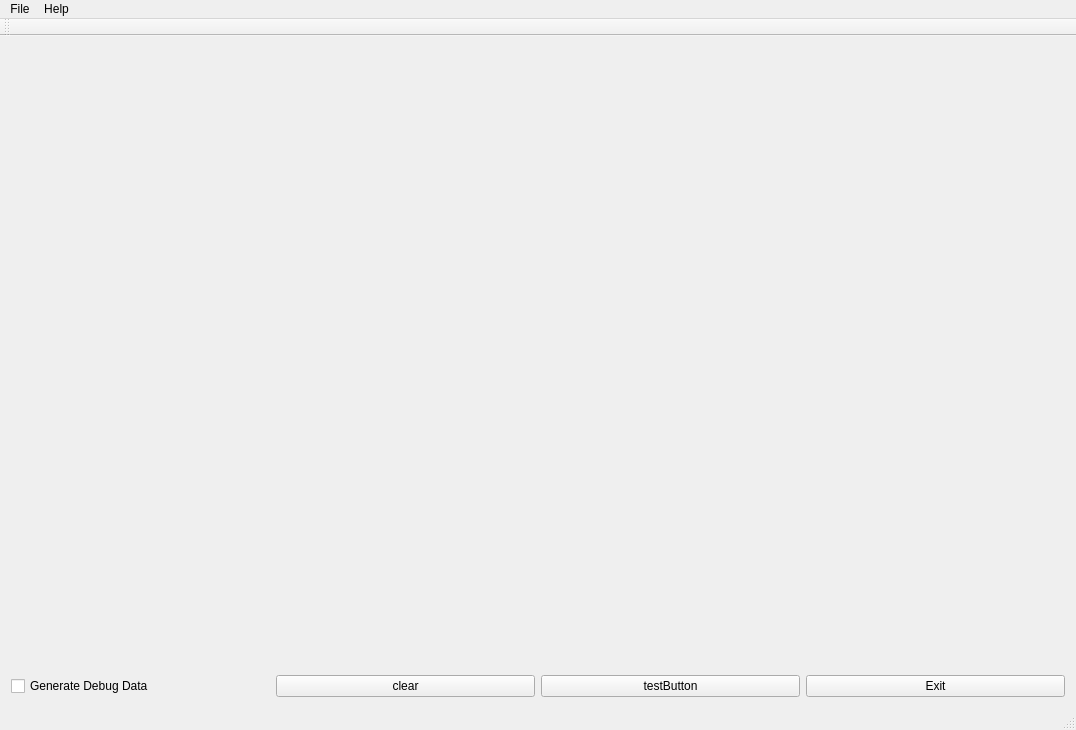
<?xml version="1.0" encoding="UTF-8"?>
<ui version="4.0">
 <class>F2837xSGUIClass</class>
 <widget class="QMainWindow" name="F2837xSGUIClass">
  <property name="geometry">
   <rect>
    <x>0</x>
    <y>0</y>
    <width>1076</width>
    <height>730</height>
   </rect>
  </property>
  <property name="windowTitle">
   <string>F2837xSGUI</string>
  </property>
  <widget class="QWidget" name="centralWidget">
   <layout class="QGridLayout" name="gridLayout_2">
    <item row="0" column="0">
     <layout class="QGridLayout" name="gridLayout">
      <item row="1" column="0" rowspan="2">
       <layout class="QVBoxLayout" name="chartArea">
        <property name="spacing">
         <number>0</number>
        </property>
       </layout>
      </item>
      <item row="1" column="3" colspan="4">
       <layout class="QVBoxLayout" name="inputLayout"/>
      </item>
      <item row="2" column="6">
       <widget class="QPushButton" name="exitButton">
        <property name="text">
         <string>Exit</string>
        </property>
       </widget>
      </item>
      <item row="2" column="4">
       <widget class="QPushButton" name="clearMessabeBoxButton">
        <property name="text">
         <string>clear</string>
        </property>
       </widget>
      </item>
      <item row="2" column="5">
       <widget class="QPushButton" name="testButton">
        <property name="text">
         <string>testButton</string>
        </property>
       </widget>
      </item>
      <item row="2" column="3">
       <widget class="QCheckBox" name="debugDataCheckBox">
        <property name="text">
         <string>Generate Debug Data</string>
        </property>
       </widget>
      </item>
     </layout>
    </item>
   </layout>
  </widget>
  <widget class="QMenuBar" name="menuBar">
   <property name="geometry">
    <rect>
     <x>0</x>
     <y>0</y>
     <width>1076</width>
     <height>21</height>
    </rect>
   </property>
   <widget class="QMenu" name="menuFile">
    <property name="title">
     <string>File</string>
    </property>
   </widget>
   <widget class="QMenu" name="menuHelp">
    <property name="title">
     <string>Help</string>
    </property>
    <addaction name="actionView_Help"/>
    <addaction name="separator"/>
    <addaction name="actionAbout"/>
   </widget>
   <addaction name="menuFile"/>
   <addaction name="menuHelp"/>
  </widget>
  <widget class="QToolBar" name="mainToolBar">
   <attribute name="toolBarArea">
    <enum>TopToolBarArea</enum>
   </attribute>
   <attribute name="toolBarBreak">
    <bool>false</bool>
   </attribute>
  </widget>
  <widget class="QStatusBar" name="statusBar"/>
  <action name="actionView_Help">
   <property name="text">
    <string>View Help</string>
   </property>
  </action>
  <action name="actionAbout">
   <property name="text">
    <string>About</string>
   </property>
  </action>
 </widget>
 <layoutdefault spacing="6" margin="11"/>
 <resources>
  <include location="f2837xsgui.qrc"/>
 </resources>
 <connections/>
</ui>
